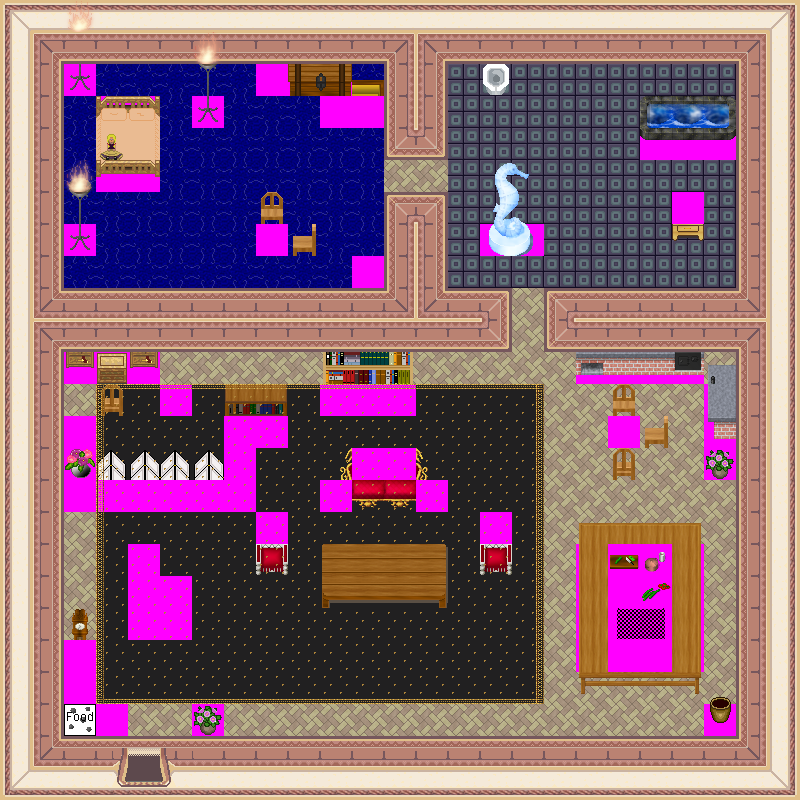

The image is a tile-based game level rendered from a .tmx file. Its description and source (layers, tilesets, objects; grid data summarised) follow:
An orthogonal 25x25 tile map with 32x32 px tiles, 7 tile layers (Ground, Objects, Above, Walkable, ...), 47 tilesets.

<map version="1.0" orientation="orthogonal" width="25" height="25" tilewidth="32" tileheight="32">
 <tileset firstgid="1" name="furniture_carpet_rug_border" tilewidth="32" tileheight="32">
  <image source="../drawable/furniture_carpet_rug_border.png" width="96" height="96" />
 </tileset>
 <tileset firstgid="10" name="building_wall_int_wall_pale" tilewidth="32" tileheight="32">
  <image source="../drawable/building_wall_int_wall_pale.png" width="64" height="256" />
 </tileset>
 <tileset firstgid="26" name="building_wall_int_wall_purple" tilewidth="32" tileheight="32">
  <image source="../drawable/building_wall_int_wall_purple.png" width="64" height="320" />
 </tileset>
 <tileset firstgid="46" name="furniture_shelve_bright_bookshelf_and_cupboard" tilewidth="32" tileheight="32">
  <image source="../drawable/furniture_shelve_bright_bookshelf_and_cupboard.png" width="96" height="64" />
 </tileset>
 <tileset firstgid="52" name="item_pot_box" tilewidth="32" tileheight="32">
  <image source="../drawable/item_pot_box.png" width="32" height="32" />
 </tileset>
 <tileset firstgid="53" name="furniture_chair_wooden_pale" tilewidth="32" tileheight="32">
  <image source="../drawable/furniture_chair_wooden_pale.png" width="64" height="64" />
 </tileset>
 <tileset firstgid="57" name="furniture_chair_throne_small" tilewidth="32" tileheight="32">
  <image source="../drawable/furniture_chair_throne_small.png" width="32" height="64" />
 </tileset>
 <tileset firstgid="59" name="furniture_chair_throne" tilewidth="32" tileheight="32">
  <image source="../drawable/furniture_chair_throne.png" width="96" height="64" />
 </tileset>
 <tileset firstgid="65" name="furniture_table_wooden_rectangular" tilewidth="32" tileheight="32">
  <image source="../drawable/furniture_table_wooden_rectangular.png" width="96" height="96" />
 </tileset>
 <tileset firstgid="74" name="plant_indoor_flowering_plant" tilewidth="32" tileheight="32">
  <image source="../drawable/plant_indoor_flowering_plant.png" width="64" height="32" />
 </tileset>
 <tileset firstgid="76" name="furniture_table_wooden_pale" tilewidth="32" tileheight="32">
  <image source="../drawable/furniture_table_wooden_pale.png" width="32" height="32" />
 </tileset>
 <tileset firstgid="77" name="item_drink_bottle_and_glass" tilewidth="32" tileheight="32">
  <image source="../drawable/item_drink_bottle_and_glass.png" width="128" height="64" />
 </tileset>
 <tileset firstgid="85" name="plant_indoor_flower_vase" tilewidth="32" tileheight="32">
  <image source="../drawable/plant_indoor_flower_vase.png" width="96" height="32" />
 </tileset>
 <tileset firstgid="88" name="furniture_other_drawer_with_mirror" tilewidth="32" tileheight="32">
  <image source="../drawable/furniture_other_drawer_with_mirror.png" width="32" height="64" />
 </tileset>
 <tileset firstgid="90" name="furniture_picture_small" tilewidth="32" tileheight="32">
  <image source="../drawable/furniture_picture_small.png" width="96" height="32" />
 </tileset>
 <tileset firstgid="93" name="furniture_clock_wooden_clock" tilewidth="32" tileheight="32">
  <image source="../drawable/furniture_clock_wooden_clock.png" width="32" height="192" />
 </tileset>
 <tileset firstgid="99" name="furniture_picture_large_island" tilewidth="32" tileheight="32">
  <image source="../drawable/furniture_picture_large_island.png" width="64" height="32" />
 </tileset>
 <tileset firstgid="101" name="furniture_carpet_carpets" tilewidth="32" tileheight="32">
  <image source="../drawable/furniture_carpet_carpets.png" width="128" height="64" />
 </tileset>
 <tileset firstgid="109" name="ground_brown_paving" tilewidth="32" tileheight="32">
  <image source="../drawable/ground_brown_paving.png" width="64" height="32" />
 </tileset>
 <tileset firstgid="111" name="building_entrance_pale_red_ns" tilewidth="32" tileheight="32">
  <image source="../drawable/building_entrance_pale_red_ns.png" width="288" height="128" />
 </tileset>
 <tileset firstgid="147" name="logic_item_sheepfood" tilewidth="32" tileheight="32">
  <image source="../drawable/logic_item_sheepfood.png" width="32" height="32" />
 </tileset>
 <tileset firstgid="148" name="furniture_light_iron_lamp" tilewidth="32" tileheight="32">
  <image source="../drawable/furniture_light_iron_lamp.png" width="32" height="96" />
 </tileset>
 <tileset firstgid="151" name="furniture_light_flames" tilewidth="32" tileheight="32">
  <image source="../drawable/furniture_light_flames.png" width="192" height="32" />
 </tileset>
 <tileset firstgid="157" name="furniture_shelve_bright_bookshelf" tilewidth="32" tileheight="32">
  <image source="../drawable/furniture_shelve_bright_bookshelf.png" width="96" height="96" />
 </tileset>
 <tileset firstgid="166" name="item_chest_large" tilewidth="32" tileheight="32">
  <image source="../drawable/item_chest_large.png" width="128" height="64" />
 </tileset>
 <tileset firstgid="174" name="furniture_bed_pillow_red" tilewidth="32" tileheight="32">
  <image source="../drawable/furniture_bed_pillow_red.png" width="32" height="32" />
 </tileset>
 <tileset firstgid="175" name="furniture_bed_pillow_yellow" tilewidth="32" tileheight="32">
  <image source="../drawable/furniture_bed_pillow_yellow.png" width="32" height="32" />
 </tileset>
 <tileset firstgid="176" name="furniture_other_oriental_screen" tilewidth="32" tileheight="32">
  <image source="../drawable/furniture_other_oriental_screen.png" width="64" height="128" />
 </tileset>
 <tileset firstgid="184" name="furniture_table_oriental_table" tilewidth="32" tileheight="32">
  <image source="../drawable/furniture_table_oriental_table.png" width="64" height="64" />
 </tileset>
 <tileset firstgid="188" name="furniture_shelve_dark_bookshelf_2" tilewidth="32" tileheight="32">
  <image source="../drawable/furniture_shelve_dark_bookshelf_2.png" width="96" height="64" />
 </tileset>
 <tileset firstgid="194" name="item_pot_oriental_jar" tilewidth="32" tileheight="32">
  <image source="../drawable/item_pot_oriental_jar.png" width="32" height="32" />
 </tileset>
 <tileset firstgid="195" name="item_statue_seahorse" tilewidth="32" tileheight="32">
  <image source="../drawable/item_statue_seahorse.png" width="128" height="96" />
 </tileset>
 <tileset firstgid="207" name="item_food_meals_1" tilewidth="32" tileheight="32">
  <image source="../drawable/item_food_meals_1.png" width="64" height="32" />
 </tileset>
 <tileset firstgid="209" name="furniture_kitchen_cabinets" tilewidth="32" tileheight="32">
  <image source="../drawable/furniture_kitchen_cabinets.png" width="128" height="352" />
 </tileset>
 <tileset firstgid="253" name="furniture_table_table_wooden_brown" tilewidth="32" tileheight="32">
  <image source="../drawable/furniture_table_table_wooden_brown.png" width="96" height="96" />
 </tileset>
 <tileset firstgid="262" name="furniture_carpet_royalblue" tilewidth="32" tileheight="32">
  <image source="../drawable/furniture_carpet_royalblue.png" width="96" height="96" />
 </tileset>
 <tileset firstgid="271" name="furniture_sink_jacuzzi_dark_side_on" tilewidth="32" tileheight="32">
  <image source="../drawable/furniture_sink_jacuzzi_dark_side_on.png" width="96" height="384" />
 </tileset>
 <tileset firstgid="307" name="furniture_bathroom_basin" tilewidth="32" tileheight="32">
  <image source="../drawable/furniture_bathroom_basin.png" width="96" height="32" />
 </tileset>
 <tileset firstgid="310" name="item_textile_towels" tilewidth="32" tileheight="32">
  <image source="../drawable/item_textile_towels.png" width="192" height="128" />
 </tileset>
 <tileset firstgid="334" name="item_household_food_preparation" tilewidth="32" tileheight="32">
  <image source="../drawable/item_household_food_preparation.png" width="128" height="128" />
 </tileset>
 <tileset firstgid="350" name="furniture_bathroom_toilet" tilewidth="32" tileheight="32">
  <image source="../drawable/furniture_bathroom_toilet.png" width="96" height="128" />
 </tileset>
 <tileset firstgid="362" name="item_toys" tilewidth="32" tileheight="32">
  <image source="../drawable/item_toys.png" width="160" height="64" />
 </tileset>
 <tileset firstgid="372" name="plant_indoor_flower_baskets" tilewidth="32" tileheight="32">
  <image source="../drawable/plant_indoor_flower_baskets.png" width="32" height="96" />
 </tileset>
 <tileset firstgid="375" name="furniture_picture_cats" tilewidth="32" tileheight="32">
  <image source="../drawable/furniture_picture_cats.png" width="96" height="32" />
 </tileset>
 <tileset firstgid="378" name="item_pot_empty_pot" tilewidth="32" tileheight="32">
  <image source="../drawable/item_pot_empty_pot.png" width="32" height="96" />
 </tileset>
 <tileset firstgid="381" name="furniture_bed_double_peach" tilewidth="32" tileheight="32">
  <image source="../drawable/furniture_bed_double_peach.png" width="64" height="128" />
 </tileset>
 <tileset firstgid="389" name="walkable_sentinel" tilewidth="32" tileheight="32">
  <image source="../drawable/walkable_sentinel.png" width="32" height="32" />
 </tileset>
 <layer name="Ground" width="25" height="25">
  <data>[625 cells, 612 non-empty, 6 distinct tile ids]</data>
 </layer>
 <layer name="Objects" width="25" height="25">
  <data>[625 cells, 72 non-empty, 57 distinct tile ids]</data>
 </layer>
 <layer name="Above" width="25" height="25">
  <data>[625 cells, 44 non-empty, 33 distinct tile ids]</data>
 </layer>
 <layer name="Walkable" width="25" height="25">
  <data>[625 cells, 314 non-empty, 1 distinct tile ids]</data>
 </layer>
 <layer name="Objects_stendhal" width="25" height="25">
  <data>[625 cells, 426 non-empty, 78 distinct tile ids]</data>
 </layer>
 <layer name="Above_stendhal" width="25" height="25">
  <data>[625 cells, 5 non-empty, 4 distinct tile ids]</data>
 </layer>
 <layer name="Objects_stendhal2" width="25" height="25">
  <data>[625 cells, 1 non-empty, 1 distinct tile ids]</data>
 </layer>
 <objectgroup name="Mapevents" width="25" height="25" />
 <objectgroup name="Spawn" width="25" height="25" />
 <objectgroup name="Keys" width="25" height="25" />
 <objectgroup name="Replace" width="25" height="25" />
</map>
